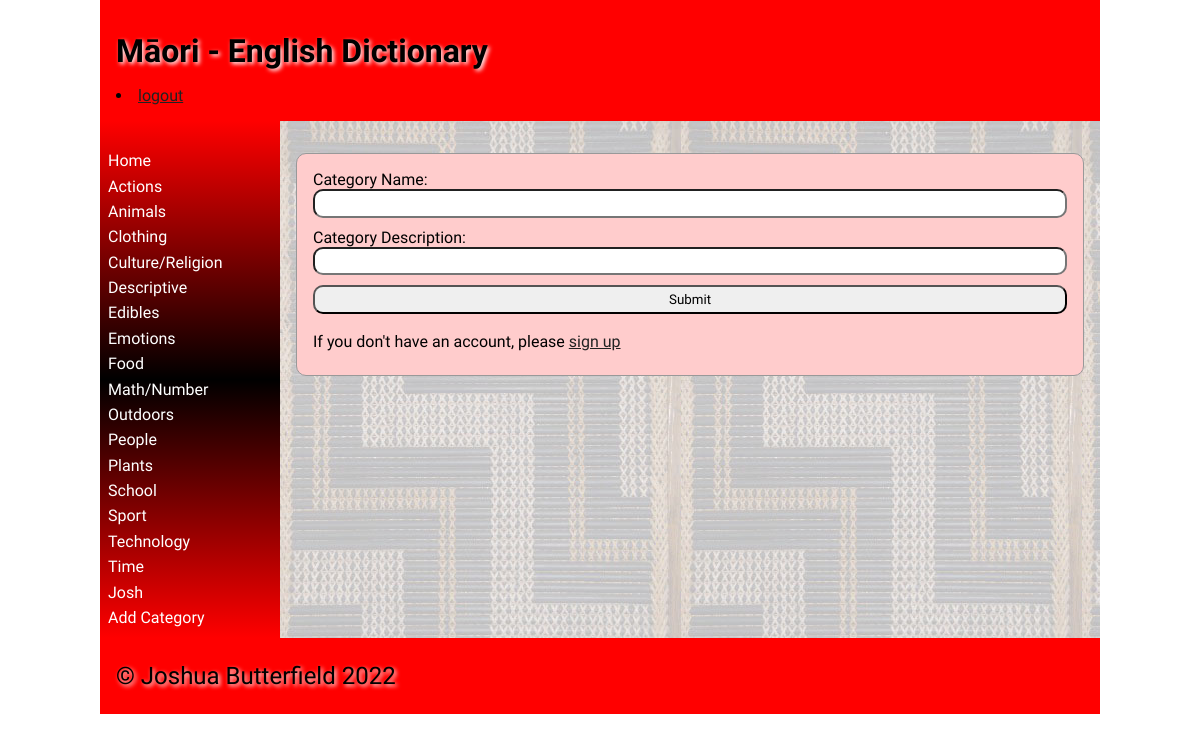
Screenshot of /add_category (signed in) with the database file from the repository.
### tables this page shows
CREATE TABLE categories
(
	id integer
		constraint categories_pk
			primary key autoincrement,
	cat_name varchar(40)
);

### app.py (the view, shortened to what this page needs)
@app.route('/add_category', methods=["GET", "POST"])
def render_add_category():
    category = get_categories()  # displaying categories
    return render_template('add_category.html', logged_in=is_logged_in(), categories_list=category,
                           teacher=is_teacher())

### app.py (called while the page is built)
def create_connection(db_file):
    try:
        connection = sqlite3.connect(db_file)
        connection.execute('pragma foreign_keys=ON')
        return connection
    except Error as e:
        print(e)
    return None

def is_logged_in():
    if session.get("email") is None:
        print("Not logged in")
        return False
    else:
        print("Logged in")
        return True

def is_teacher():
    if session.get("teacher") == 1:
        print("User is not a teacher")
        return False
    if session.get("teacher") == 0:
        print("User is a teacher")
        return True

def get_categories():
    if request.method == 'GET':
        query = "SELECT cat_name FROM categories"
        con = create_connection(DATABASE)
        cur = con.cursor()
        cur.execute(query, ())
        category = cur.fetchall()
        print(category)
        con.commit()
        con.close()
        return category

### templates/add_category.html (shortened to what this page needs)
{% extends 'base.html' %}
{% block heading %}Māori - English Dictionary{% endblock %}
{% block main %}
<form class="dataForm" method="post">
    <div class="form-group">
        <div class ="form-label">Category Name:</div>
        <div class="form-element"><input type="text" id="cat_name" name="cat_name"></div>
    </div>
    <div class="form-group">
        <div class ="form-label">Category Description:</div>
        <div class="form-element"><input type="text" id="cat_desc" name="cat_desc"></div>
    </div>
    <div class="form-group">
        <input type="submit" value="Submit">
    </div>
    <p>If you don't have an account, please <a href="/signup">sign up</a></p>
</form>
{% endblock %}

### templates/base.html (shortened to what this page needs)
<!doctype html>
<html lang="en">
<head>
	<link href="{{ url_for('static', filename='css/style.css') }}" rel="stylesheet">
</head>
<body>
	<div id="container">
		<header>
			<h1>{% block heading %}Māori Dictionary{% endblock %}</h1>
            {% if logged_in %}
                <li><a href="\logout">logout</a></li>
            {% else %}
                <li><a href="\login">login</a></li>
            {% endif %}
		</header>
		<nav>
			<ul>
                <li><a href="\">Home</a></li>
				{% for i in categories_list %}
					<li><a href="{{ url_for('categories', type=i) }}">{{ i[0] }}</a></li>
				{% endfor %}
				{% if teacher %}
				<li><a href="/add_category">Add Category</a></li>
				{% endif %}
			</ul>
		</nav>
		<main>
            {% block main%}{% endblock %}
        </main>
		<footer>
			<p>
				&copy; Joshua Butterfield 2022
			</p>
		</footer>
	</div>
</body>
</html>

### static/css/style.css (style rules this page uses)
* { font-family: Comfortaa, sans-serif; margin: 0; padding: 0; box-sizing: border-box; }
#container { display: grid; grid-template-columns: 75px auto; grid-template-areas: 'nav header' 'main main' 'footer footer'; }
header { grid-area: header; background-color: #f00; padding: 1rem; }
nav { grid-area: nav; }
main { grid-area: main; padding: 1rem; background-color: #edd; }
h1, h2, h3, h4 { padding: 1rem 0; font-family: 'Suez One', serif; color: #000; text-shadow: 2px 2px 4px #fff; }
p { padding: 0.5rem 0; }
a { color: #222; }
.dataForm { margin: 1rem 0; border: 1px solid #999; padding: 1rem; background-color: #fcc; border-radius: 10px; }
.dataForm input, textarea { width: 100%; border-radius: 10px; padding: 0.3rem; margin-bottom: 10px; }
footer { grid-area: footer; padding: 1rem; background-color: #f00; }
footer p { color: #000; text-shadow: 2px 2px 4px #fff; font-size: 1.5rem; }
@media only screen and (min-width: 768px) { #container { grid-template-columns: 180px auto; grid-template-areas: 'header header' 'nav main' 'footer footer'; } }
@media only screen and (min-width: 768px) { nav { background: linear-gradient(180deg, rgba(255,0,0,1) 0%, rgba(0, 0, 0, 1) 50%, rgba(255,0,0,1) 100%); padding: 0.5rem; } }
@media only screen and (min-width: 768px) { nav ul { list-style: none; } }
@media only screen and (min-width: 768px) { nav li { padding: 0.2rem 0; } }
@media only screen and (min-width: 768px) { nav a { color: #fff; text-decoration: none; } }
@media only screen and (min-width: 768px) { main { background-image: url('/poutama.jpg'); } }
@media only screen and (min-width: 1000px) { #container { width: 1000px; margin: auto; } }

### rows the page displays
categories: cat_name "Actions"
categories: cat_name "Animals"
categories: cat_name "Clothing"
categories: cat_name "Culture/Religion"
categories: cat_name "Descriptive"
categories: cat_name "Edibles"
categories: cat_name "Emotions"
categories: cat_name "Food"
categories: cat_name "Math/Number"
categories: cat_name "Outdoors"
categories: cat_name "People"
categories: cat_name "Plants"
categories: cat_name "School"
categories: cat_name "Sport"
categories: cat_name "Technology"
categories: cat_name "Time"
categories: cat_name "Josh"
